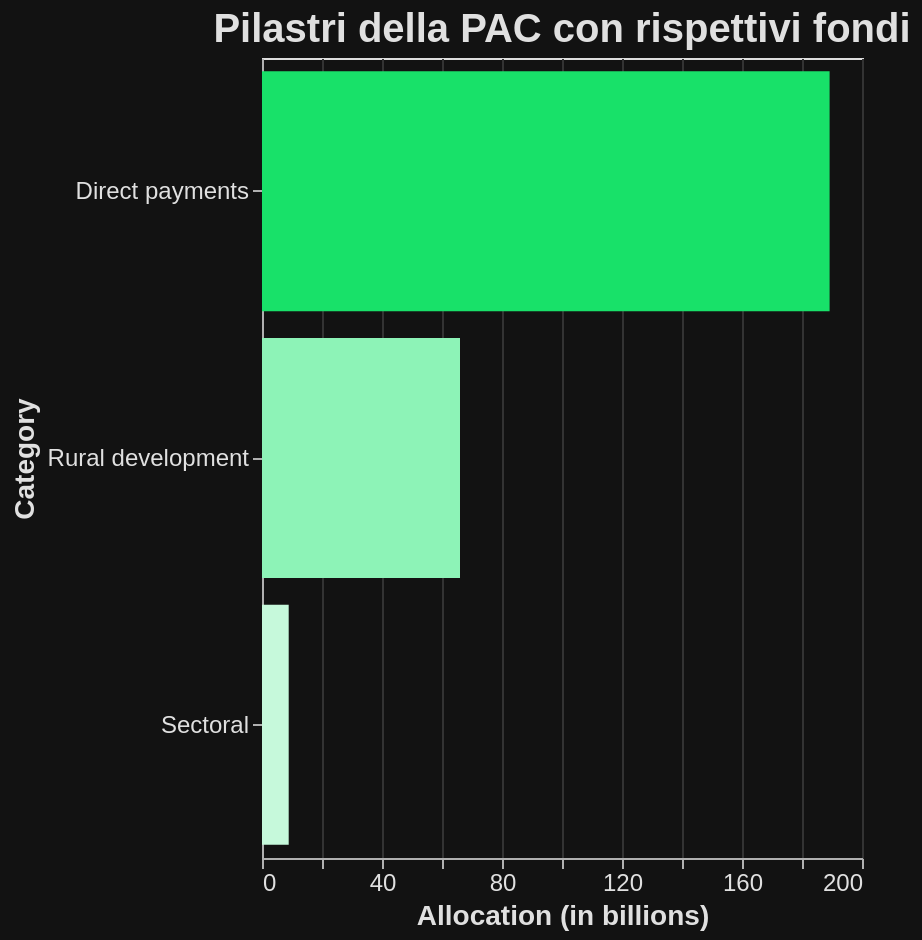

The specification (Vega-Lite) saved for this image:
### Vega-Lite specification from a JSON file in a GitHub repository (floating-point values rounded to 4 significant figures)
{"$schema": "https://vega.github.io/schema/vega-lite/v5.17.0.json", "config": {"axis": {"domainColor": "#B0B0B0", "gridColor": "#333333", "labelColor": "#E0E0E0", "labelFontSize": 12, "tickColor": "#B0B0B0", "titleColor": "#E0E0E0", "titleFontSize": 14}, "background": "#121212", "legend": {"labelColor": "#E0E0E0", "titleColor": "#E0E0E0"}, "mark": {"color": "#1f77b4"}, "title": {"color": "#E0E0E0", "fontSize": 20}}, "data": {"name": "data-f28cff812ecc21b1dbced8ff42dd0ee4"}, "datasets": {"data-f28cff812ecc21b1dbced8ff42dd0ee4": [{"Allocation": 66.0, "Categoria": "Rural development"}, {"Allocation": 8.9, "Categoria": "Sectoral"}, {"Allocation": 189.2, "Categoria": "Direct payments"}]}, "encoding": {"color": {"field": "Allocation", "legend": null, "scale": {"interpolate": "hsl", "scheme": ["#c6f9db", "#18E169"]}, "type": "quantitative"}, "tooltip": [{"field": "Categoria", "type": "nominal"}, {"field": "Allocation", "type": "quantitative"}], "x": {"field": "Allocation", "title": "Allocation (in billions)", "type": "quantitative"}, "y": {"field": "Categoria", "title": "Category", "type": "nominal"}}, "height": 400, "mark": {"type": "bar"}, "title": "Pilastri della PAC con rispettivi fondi", "width": "container"}
